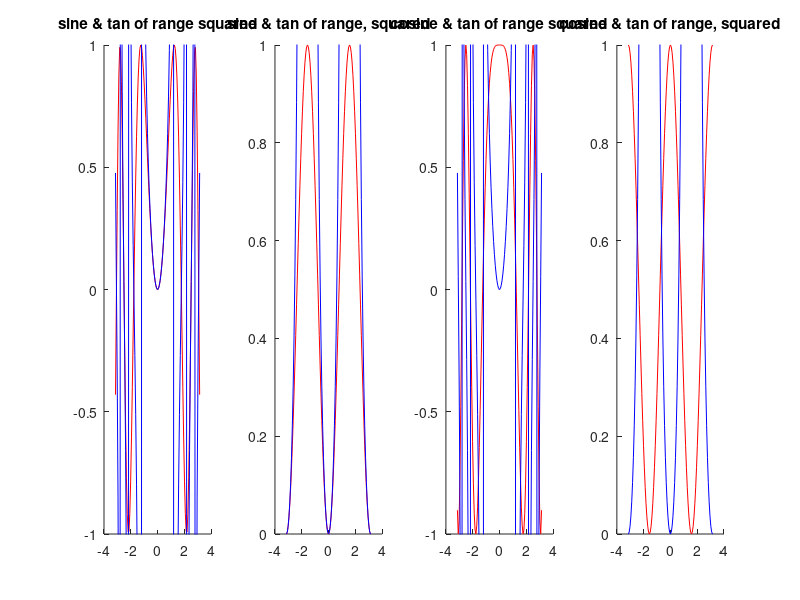

MATLAB code for this plot:
%
% Brian D. Wendt
% Matlab Lab #2, Part 2
% EGR-167 SP2015
%

range = -pi:2*pi/100:pi;

f1 = sin(range.^2);
f2 = (sin(range)).^2;
f3 = cos(range.^2);
f4 = (cos(range)).^2;

g1 = tan(range.^2);
g2 = (tan(range)).^2;
g3 = tan(range.^2);
g4 = (tan(range)).^2;

subplot (1,4,1);
ylim ([-1,1]);
hold on;
plot (range, f1, 'r');
plot (range, g1, 'b');
title ('sine & tan of range squared');

subplot(1,4,2);
ylim ([0,1]);
hold on;
plot (range, f2, 'r');
plot (range, g2, 'b');
title('sine & tan of range, squared');

subplot(1,4,3);
ylim ([-1,1]);
hold on;
plot (range, f3, 'r');
plot (range, g3, 'b');
title('cosine & tan of range squared');

subplot(1,4,4);
ylim ([0,1]);
hold on;
plot(range, f4, 'r');
plot (range, g4, 'b');
title('cosine & tan of range, squared');